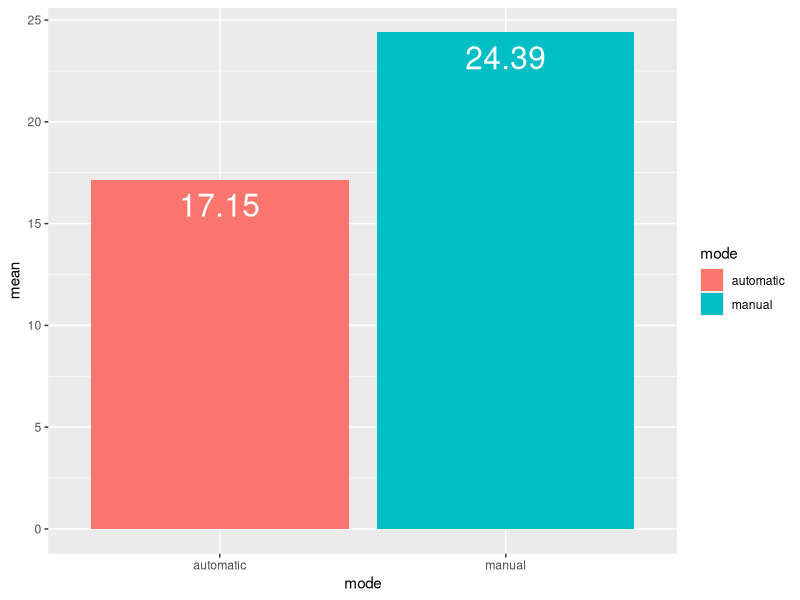
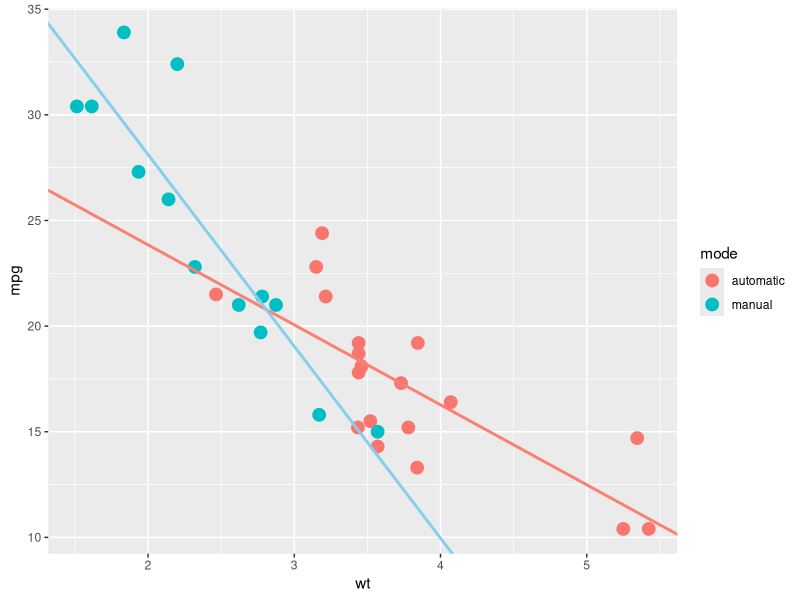
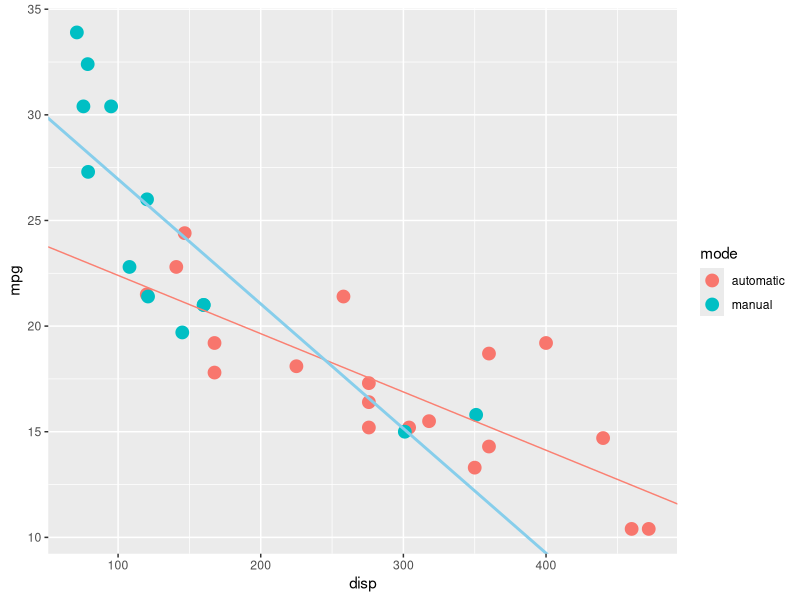
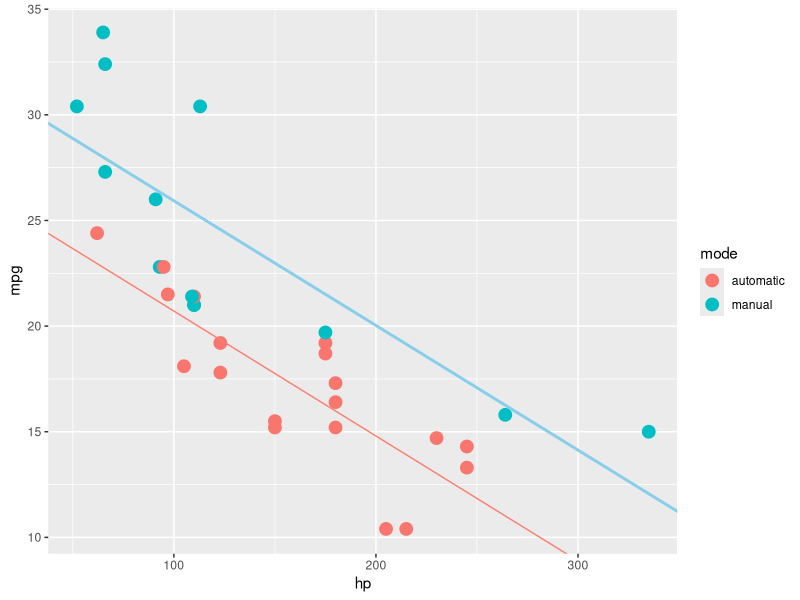
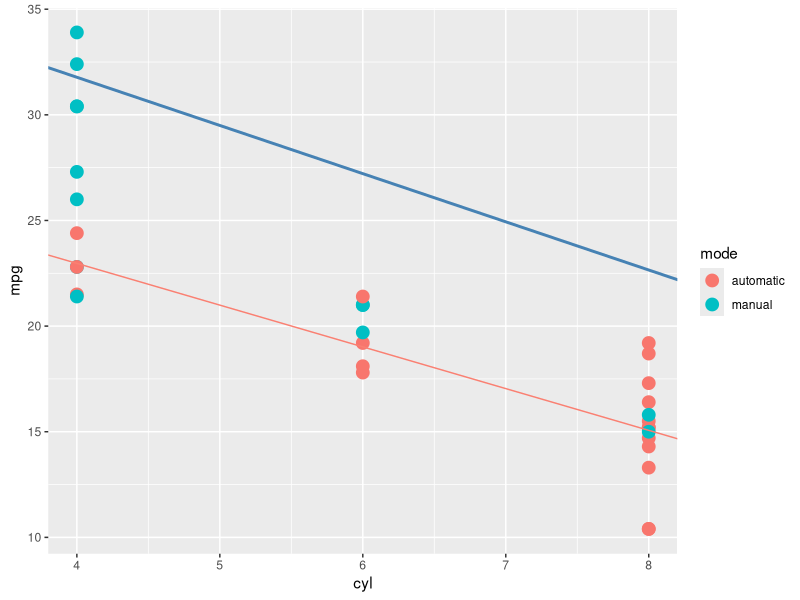
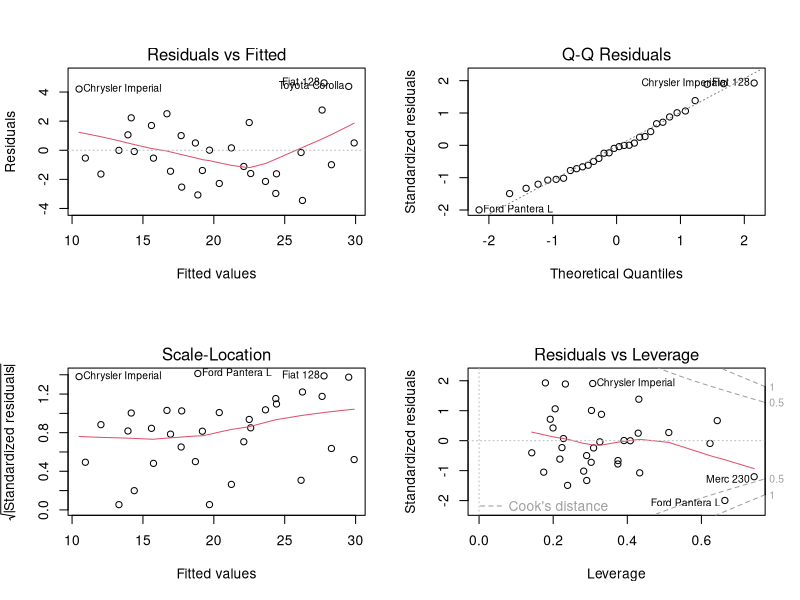

Here is the R script that generated these plots, in order:
## ---- chunk 1
options(warn = -1)

data(mtcars)

library(ggplot2)


library(dplyr)


## ---- chunk 2
mtcars$mode<-ifelse(mtcars$am==0,"automatic","manual")

## ---- chunk 3
sumry<-group_by(mtcars,mode)
meandata<-summarise(sumry,mean(mpg))
meandata<-data.frame(meandata)
colnames(meandata)<-c("mode","mean")
## ---- chunk 4

fit1<-lm(mpg~.,data = mtcars)
fit1
## ---- chunk 5
fit2<-lm(mpg~wt*factor(mode),data = mtcars)
fit2$coefficients

## ---- chunk 6
fit3<-lm(mpg~disp*factor(mode),data = mtcars)
fit3$coefficients
## ---- chunk 7
fit4<-lm(mpg~hp*factor(mode),data = mtcars)
fit4$coefficients
## ---- chunk 8
fit5<-lm(mpg~cyl*factor(mode),data = mtcars)
fit5$coefficients
## ---- chunk 9
par(mfrow = c(2, 2))

ggplot(meandata,aes(x=mode,y=mean))+geom_bar(stat = "identity",aes(fill=mode))+geom_text(aes(label=round(mean,2)), vjust=1.6, color="white", size=8)

## ---- chunk 10
ggplot(data = mtcars,aes(x=wt,y=mpg,color=mode))+geom_point(size=4)+geom_abline(slope = -3.786,intercept = 31.416,color="salmon",size=1)+geom_abline(slope = -9.08,intercept = 46.28,color="skyblue",size=1)
## ---- chunk 11
par(mfrow = c(2, 2))
ggplot(data = mtcars,aes(x=disp,y=mpg,color=mode))+geom_point(size=4)+geom_abline(slope = -0.027584,intercept =25.157,color="salmon")+geom_abline(slope = -0.0590,intercept = 32.85,color="skyblue",size=1)

## ---- chunk 12
ggplot(data = mtcars,aes(x=hp,y=mpg,color=mode))+geom_point(size=4)+geom_abline(slope = -0.05913,intercept =26.624,color="salmon")+geom_abline(slope = -0.0590,intercept = 31.83,color="skyblue",size=1)
## ---- chunk 13
ggplot(data = mtcars,aes(x=cyl,y=mpg,color=mode))+geom_point(size=4)+geom_abline(slope = -1.9757,intercept =30.87,color="salmon")+geom_abline(slope = -2.2808,intercept = 40.9,color="steelblue",size=1)
## ---- chunk 14
par(mfrow = c(2, 2))
plot(fit1)
